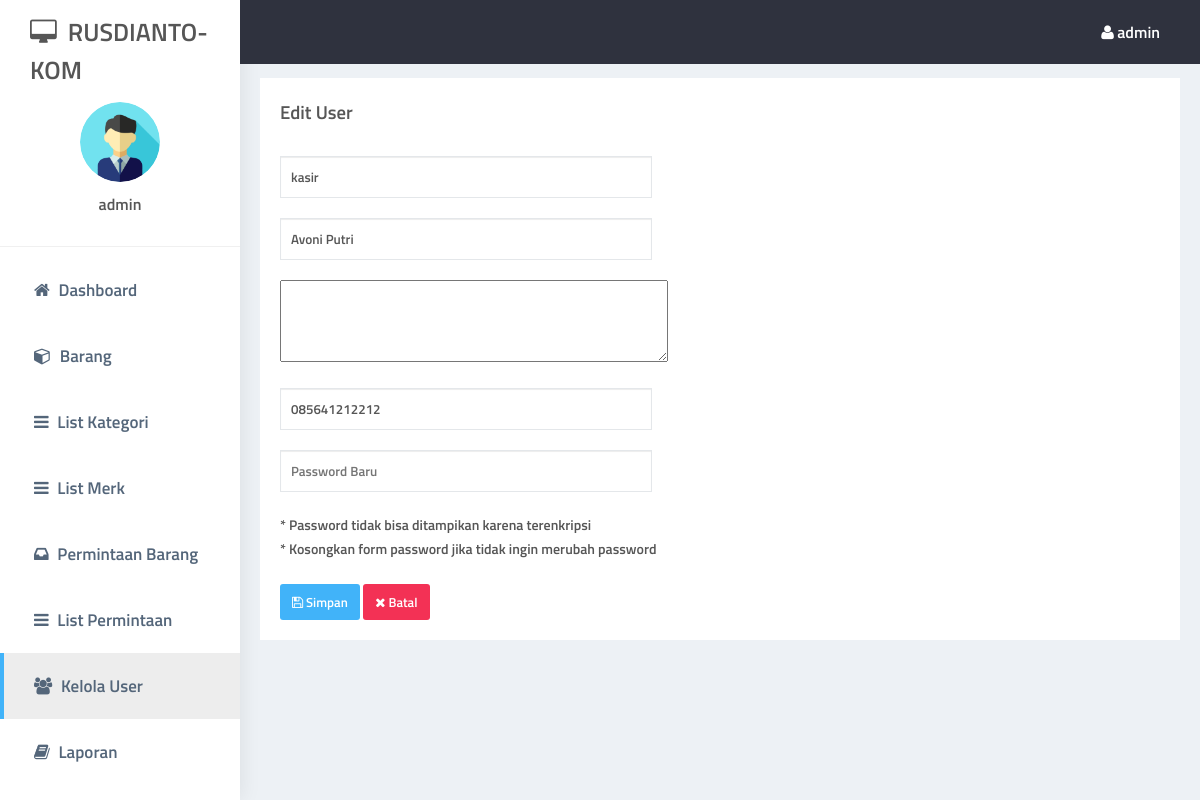
Page /users.php?action=edit_user&id=2 (signed in) on the committed database.
### tables this page shows
CREATE TABLE `user` (
  `id` int(11) NOT NULL,
  `username` varchar(100) NOT NULL,
  `password` text NOT NULL,
  `nama` varchar(50) NOT NULL,
  `alamat` text NOT NULL,
  `notlp` varchar(20) NOT NULL,
  `status` int(11) NOT NULL,
  `date_created` timestamp NOT NULL DEFAULT CURRENT_TIMESTAMP ON UPDATE CURRENT_TIMESTAMP
);

### root.php (called while the page is built, shortened)
<?php
class penjualan
{
	public $con;
	function __construct()
	{
		$this->con=new mysqli("localhost","root","","db_pos");
	}
		?><script type="text/javascript">
			<?php
	function edit_user($id){
		$query=$this->con->query("select * from user where id='$id'");
		$data=$query->fetch_assoc();
		return $data;
	}
}
$root=new penjualan();
?>

### edit_user.php (the view, shortened to what this page needs)
<div class="content">
	<div class="padding">
		<div class="bgwhite">
			<div class="padding">
				<h3 class="jdl">Edit User</h3>
				<form class="form-input" method="post" action="handler.php?action=edit_user">
					<?php $f=$root->edit_user($_GET['id']) ?>
					<input type="text" name="username" placeholder="Username User Login" required="required" value="<?= $f['username'] ?>">
					<input type="text" name="nama" placeholder="Nama Lengkap" required="required" value="<?= $f['nama'] ?>">
					<textarea name="alamat" cols="53" rows="4" required="required" value="<?= $f['alamat'] ?>"></textarea>
					<input type="text" onkeypress="return hanyaAngka(event)" name="notlp" placeholder="Nomor Telepon" required="required" value="<?= $f['notlp'] ?>" >
					<input autocomplete="off" type="password" name="password" placeholder="Password Baru">
					<label>* Password tidak bisa ditampikan karena terenkripsi</label><br>
					<label>* Kosongkan form password jika tidak ingin merubah password</label><br><br>
					<button class="btnblue" type="submit"><i class="fa fa-save"></i> Simpan</button>
					<a href="users.php" class="btnblue" style="background: #f33155"><i class="fa fa-close"></i> Batal</a>
				</form>
			</div>
		</div>
	</div>
</div>

### assets/index.css (style rules this page uses)
* { margin: 0;padding: 0;font-family: titillium; }
body { background: #edf1f5;animation-name: muncul;animation-duration: 0.5s }
.content { width: 80%;margin-top:58px;float: right; }
.padding { padding:20px; }
.bgwhite { background: #fff; }
.btnblue { background: #41b3f9;padding: 8px 12px;color: #fff;text-decoration: none;display: inline-block;border-radius: 3px;font-size: 13px; }
.form-input input,.form-input select { display: block;padding:10px;margin: 20px 0px;width: 350px;outline: 0;border: 1px solid #e4e7ea;color: #565656;box-shadow: inset 0 1px 1px rgba(0,0,0,.075);transition: 0.2s }
.form-input button { outline: 0;cursor:pointer;border:0; }
.jdl { color: #565656;padding-bottom: 10px; }
label { color: #565656;font-size: 14px; }

### rows in the picture
user: username "kasir", nama "Avoni Putri", notlp "085641212212"

### other values in the picture
$_SESSION['username'] "admin"
